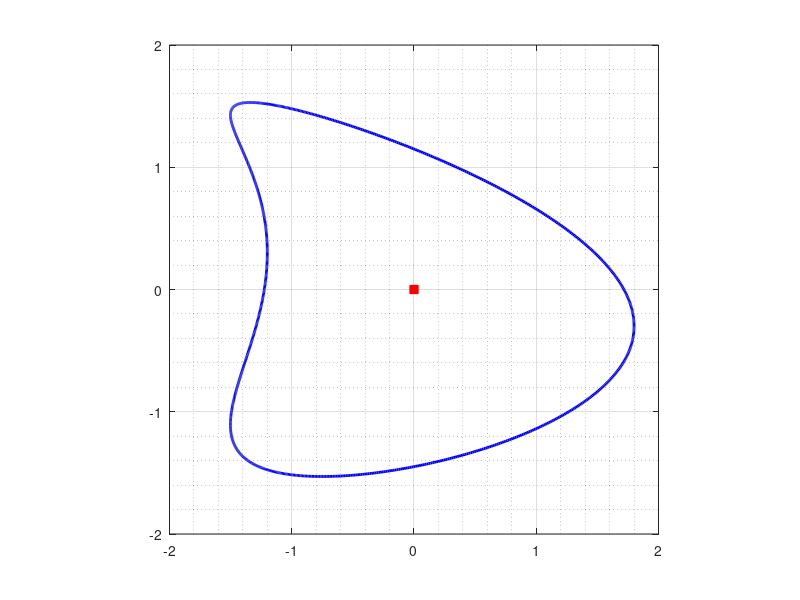

Write MATLAB code to recreate this figure. (Note: this script raises an error after producing the figure.)
clear;clc
%eigenvalues of KD using E
% Num ex Fig 4, table 1 of The exterior Steklov problem of Euclidean
% domains
addpath ../bie; addpath ../fmm; 
%%
n =2^10;
h=2*pi/n;
t = 0:h:2*pi-h; t=t(:);
%%
et    = 1.5*cos(t)+0.7*cos(2*t)-0.4+i*( 1.5*sin(t)-0.3*cos(t));
etp   =-1.5*sin(t)-1.4*sin(2*t)    +i*( 1.5*cos(t)+0.3*sin(t));
etpp  =-1.5*cos(t)-2.8*cos(2*t)    +i*(-1.5*sin(t)+0.3*cos(t));
Area  = h*sum(real(et).*imag(etp));
alpha = 0;
%%
fig1=figure;
hold on; box on;
crv = et; crv(end+1)=crv(1);
plot(real(crv),imag(crv),'b','LineWidth',2);
plot(real(alpha),imag(alpha),'sr','MarkerFaceColor','r');
set(fig1,'PaperSize',[5  5]);
grid on; axis square
ax=gca; 
set(ax,'xminorgrid','on','yminorgrid','on')
ax.GridAlpha=0.25; ax.MinorGridAlpha=0.25;
set(gca,'FontSize',14)
set(ax,'LooseInset',get(ax,'TightInset'))
%%
A        =  et-alpha;
Ap       =  etp;
%
h        =   2*pi/n;
% 
for k=1:n
    for j=1:n
        if (k==j)
            N(k,j)  =  h*(1/pi)*imag(0.5*(etpp(k)/etp(k))-Ap(k)/A(k));
            tM(k,j) =  h*(1/pi)*real(0.5*(etpp(k)/etp(k))-Ap(k)/A(k));
        else
            N(k,j)  =  h*(1/pi)*imag((A(k)*etp(j))/(A(j)*(et(j)-et(k))));
            tM(k,j) =  h*((1/(2*pi))*cot((t(k)-t(j))/2)...
                        +(1/pi)*real((A(k)*etp(j))/(A(j)*(et(j)-et(k)))));
        end
    end
end
%
for k=1:n
    for j=1:n
        if (((j-k)/2)-floor((j-k)/2) == 0)
            K(k,j) = 0;
        else
            K(k,j) = (2/n)*cot(pi*(k-j)/n);
        end
    end
end
%
M        =  -K+tM;
E        =  -inv(eye(n)-N)*M;
%%
MD = matD(n);
P  = diag(1./abs(etp));
KD = P*MD*E;
%%
format long g
%%
KDI = KD+eye(n);
[V,D] = eigs(KDI,13,'smallestabs');
%%
[x,y] = meshgrid(linspace(-1.6,1.9,501),linspace(-1.6,1.6,501));
xv = real(et);
yv = imag(et);
[in on] = inpolygon(x,y,xv,yv);
x(~in)=NaN+i*NaN;
y(~in)=NaN+i*NaN;
%
z=x+i*y;
zv   = z(:).';
zv2  = zv(isfinite(z));
% 
figure;
tfig = tiledlayout(2,4);
tfig.TileSpacing = 'none'; % Or 'compact'
tfig.Padding = 'none';     % Or 'compact'
% 
for kk=1:8
    gam  = real(V(:,kk+2)); c = sqrt(h*sum(gam.^2.*abs(etp))); gam = gam./c;
    mun  = real(E*gam);
    Fun  = gam+i*mun;
    %
    Fzv23 = fcau(et,etp,Fun,zv2);
    uzv23 = real(Fzv23);
    uzv3  = NaN(size(zv));
    uzv3(isfinite(zv)) = uzv23;
    uz3 = reshape(uzv3,size(z));
    % 
nexttile

set(groot,'defaultAxesTickLabelInterpreter','latex');
set(groot,'defaulttextinterpreter','latex');
set(groot,'defaultLegendInterpreter','latex');
hold on; box on
pcolor(real(z),imag(z),uz3)
hold on
vet = et; vet(end+1)=vet(1);
plot(real(vet),imag(vet),'-k',LineWidth=2)
colormap jet
shading interp 
axis equal
axis([-1.6 1.9 -1.7 1.7])
axis off
ax=gca; 
set(gca,'LooseInset',get(gca,'TightInset'))
grid on; grid('minor')
ax=gca; 
set(ax,'xminorgrid','on','yminorgrid','on')
ax.GridAlpha=0.25; ax.MinorGridAlpha=0.25;
set(gca,'FontSize',14)


%% 
end
print -depsc fig_kite_8eigf
